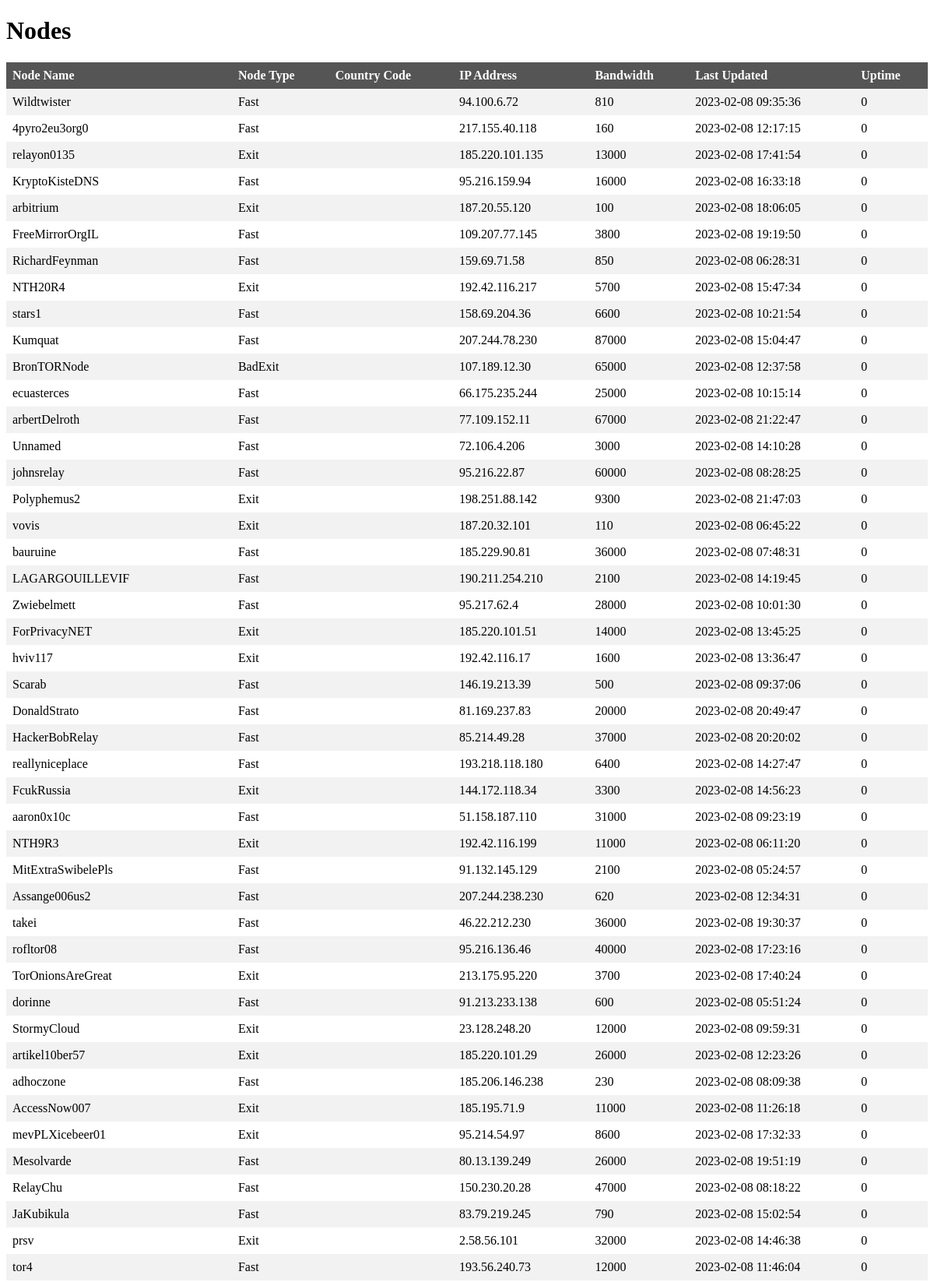
Screenshot of /nodes?page=2 (upper part) with the database file from the repository.
### tables this page shows
CREATE TABLE nodes (node_name TEXT NOT NULL,
                                                      node_type TEXT,
                                                      country_code TEXT NOT NULL,
                                                      IP_address TEXT NOT NULL,
                                                      bandwidth INT NOT NULL,
                                                      last_updated TEXT NOT NULL,
                                                      uptime INT NOT NULL);

### main.py (the view)
@app.route('/nodes')
def show_nodes():
    page = request.args.get('page', 1, type=int)
    per_page = request.args.get('per_page', 100, type=int)
    start = (page - 1) * per_page
    end = start + per_page
    conn = sqlite3.connect('tor_seach_engine.db')
    c = conn.cursor()
    c.execute('SELECT node_name, node_type, country_code, ip_address, bandwidth, last_updated, uptime FROM nodes LIMIT ? OFFSET ?', (per_page, start))
    nodes = c.fetchall()
    c.execute('SELECT COUNT(*) FROM nodes')
    total_rows = c.fetchone()[0]
    conn.close()
    total_pages = math.ceil(total_rows / per_page)
    return render_template('nodes.html', nodes=nodes, page=page, per_page=per_page, total_pages=total_pages, total_rows=total_rows)

### templates/nodes.html (shortened to what this page needs)
<!doctype html>
<html>
  <head>
  </head>
  <body>
    <h1>Nodes</h1>
    <table>
      <tr>
        <th>Node Name</th>
        <th>Node Type</th>
        <th>Country Code</th>
        <th>IP Address</th>
        <th>Bandwidth</th>
        <th>Last Updated</th>
        <th>Uptime</th>
      </tr>
      {% for node in nodes %}
      <tr>
        <td>{{ node[0] }}</td>
        <td>{{ node[1] }}</td>
        <td>{{ node[2] }}</td>
        <td>{{ node[3] }}</td>
        <td>{{ node[4] }}</td>
        <td>{{ node[5] }}</td>
        <td>{{ node[6] }}</td>
      </tr>
      {% endfor %}
    </table>
  </body>
</html>

### templates/nodes.html (style rules this page uses)
table { border-collapse: collapse; width: 100%; }
th, td { text-align: left; padding: 8px; }
th { background-color: #555; color: white; }
tr:nth-child(even) { background-color: #f2f2f2; }

### rows the page displays
nodes: node_name "Wildtwister", node_type "Fast", IP_address "94.100.6.72", bandwidth "810", last_updated "2023-02-08 09:35:36", uptime "0"
nodes: node_name "4pyro2eu3org0", node_type "Fast", IP_address "217.155.40.118", bandwidth "160", last_updated "2023-02-08 12:17:15", uptime "0"
nodes: node_name "relayon0135", node_type "Exit", IP_address "185.220.101.135", bandwidth "13000", last_updated "2023-02-08 17:41:54", uptime "0"
nodes: node_name "KryptoKisteDNS", node_type "Fast", IP_address "95.216.159.94", bandwidth "16000", last_updated "2023-02-08 16:33:18", uptime "0"
nodes: node_name "arbitrium", node_type "Exit", IP_address "187.20.55.120", bandwidth "100", last_updated "2023-02-08 18:06:05", uptime "0"
nodes: node_name "FreeMirrorOrgIL", node_type "Fast", IP_address "109.207.77.145", bandwidth "3800", last_updated "2023-02-08 19:19:50", uptime "0"
nodes: node_name "RichardFeynman", node_type "Fast", IP_address "159.69.71.58", bandwidth "850", last_updated "2023-02-08 06:28:31", uptime "0"
nodes: node_name "NTH20R4", node_type "Exit", IP_address "192.42.116.217", bandwidth "5700", last_updated "2023-02-08 15:47:34", uptime "0"
nodes: node_name "stars1", node_type "Fast", IP_address "158.69.204.36", bandwidth "6600", last_updated "2023-02-08 10:21:54", uptime "0"
nodes: node_name "Kumquat", node_type "Fast", IP_address "207.244.78.230", bandwidth "87000", last_updated "2023-02-08 15:04:47", uptime "0"
nodes: node_name "BronTORNode", node_type "BadExit", IP_address "107.189.12.30", bandwidth "65000", last_updated "2023-02-08 12:37:58", uptime "0"
nodes: node_name "ecuasterces", node_type "Fast", IP_address "66.175.235.244", bandwidth "25000", last_updated "2023-02-08 10:15:14", uptime "0"
nodes: node_name "arbertDelroth", node_type "Fast", IP_address "77.109.152.11", bandwidth "67000", last_updated "2023-02-08 21:22:47", uptime "0"
nodes: node_name "Unnamed", node_type "Fast", IP_address "72.106.4.206", bandwidth "3000", last_updated "2023-02-08 14:10:28", uptime "0"
nodes: node_name "johnsrelay", node_type "Fast", IP_address "95.216.22.87", bandwidth "60000", last_updated "2023-02-08 08:28:25", uptime "0"
nodes: node_name "Polyphemus2", node_type "Exit", IP_address "198.251.88.142", bandwidth "9300", last_updated "2023-02-08 21:47:03", uptime "0"
nodes: node_name "vovis", node_type "Exit", IP_address "187.20.32.101", bandwidth "110", last_updated "2023-02-08 06:45:22", uptime "0"
nodes: node_name "bauruine", node_type "Fast", IP_address "185.229.90.81", bandwidth "36000", last_updated "2023-02-08 07:48:31", uptime "0"
nodes: node_name "LAGARGOUILLEVIF", node_type "Fast", IP_address "190.211.254.210", bandwidth "2100", last_updated "2023-02-08 14:19:45", uptime "0"
nodes: node_name "Zwiebelmett", node_type "Fast", IP_address "95.217.62.4", bandwidth "28000", last_updated "2023-02-08 10:01:30", uptime "0"
nodes: node_name "ForPrivacyNET", node_type "Exit", IP_address "185.220.101.51", bandwidth "14000", last_updated "2023-02-08 13:45:25", uptime "0"
nodes: node_name "hviv117", node_type "Exit", IP_address "192.42.116.17", bandwidth "1600", last_updated "2023-02-08 13:36:47", uptime "0"
nodes: node_name "Scarab", node_type "Fast", IP_address "146.19.213.39", bandwidth "500", last_updated "2023-02-08 09:37:06", uptime "0"
nodes: node_name "DonaldStrato", node_type "Fast", IP_address "81.169.237.83", bandwidth "20000", last_updated "2023-02-08 20:49:47", uptime "0"
nodes: node_name "HackerBobRelay", node_type "Fast", IP_address "85.214.49.28", bandwidth "37000", last_updated "2023-02-08 20:20:02", uptime "0"
nodes: node_name "reallyniceplace", node_type "Fast", IP_address "193.218.118.180", bandwidth "6400", last_updated "2023-02-08 14:27:47", uptime "0"
nodes: node_name "FcukRussia", node_type "Exit", IP_address "144.172.118.34", bandwidth "3300", last_updated "2023-02-08 14:56:23", uptime "0"
nodes: node_name "aaron0x10c", node_type "Fast", IP_address "51.158.187.110", bandwidth "31000", last_updated "2023-02-08 09:23:19", uptime "0"
nodes: node_name "NTH9R3", node_type "Exit", IP_address "192.42.116.199", bandwidth "11000", last_updated "2023-02-08 06:11:20", uptime "0"
nodes: node_name "MitExtraSwibelePls", node_type "Fast", IP_address "91.132.145.129", bandwidth "2100", last_updated "2023-02-08 05:24:57", uptime "0"
nodes: node_name "Assange006us2", node_type "Fast", IP_address "207.244.238.230", bandwidth "620", last_updated "2023-02-08 12:34:31", uptime "0"
nodes: node_name "takei", node_type "Fast", IP_address "46.22.212.230", bandwidth "36000", last_updated "2023-02-08 19:30:37", uptime "0"
nodes: node_name "rofltor08", node_type "Fast", IP_address "95.216.136.46", bandwidth "40000", last_updated "2023-02-08 17:23:16", uptime "0"
nodes: node_name "TorOnionsAreGreat", node_type "Exit", IP_address "213.175.95.220", bandwidth "3700", last_updated "2023-02-08 17:40:24", uptime "0"
nodes: node_name "dorinne", node_type "Fast", IP_address "91.213.233.138", bandwidth "600", last_updated "2023-02-08 05:51:24", uptime "0"
nodes: node_name "StormyCloud", node_type "Exit", IP_address "23.128.248.20", bandwidth "12000", last_updated "2023-02-08 09:59:31", uptime "0"
nodes: node_name "artikel10ber57", node_type "Exit", IP_address "185.220.101.29", bandwidth "26000", last_updated "2023-02-08 12:23:26", uptime "0"
nodes: node_name "adhoczone", node_type "Fast", IP_address "185.206.146.238", bandwidth "230", last_updated "2023-02-08 08:09:38", uptime "0"
nodes: node_name "AccessNow007", node_type "Exit", IP_address "185.195.71.9", bandwidth "11000", last_updated "2023-02-08 11:26:18", uptime "0"
nodes: node_name "mevPLXicebeer01", node_type "Exit", IP_address "95.214.54.97", bandwidth "8600", last_updated "2023-02-08 17:32:33", uptime "0"
nodes: node_name "Mesolvarde", node_type "Fast", IP_address "80.13.139.249", bandwidth "26000", last_updated "2023-02-08 19:51:19", uptime "0"
nodes: node_name "RelayChu", node_type "Fast", IP_address "150.230.20.28", bandwidth "47000", last_updated "2023-02-08 08:18:22", uptime "0"
nodes: node_name "JaKubikula", node_type "Fast", IP_address "83.79.219.245", bandwidth "790", last_updated "2023-02-08 15:02:54", uptime "0"
nodes: node_name "prsv", node_type "Exit", IP_address "2.58.56.101", bandwidth "32000", last_updated "2023-02-08 14:46:38", uptime "0"
nodes: node_name "tor4", node_type "Fast", IP_address "193.56.240.73", bandwidth "12000", last_updated "2023-02-08 11:46:04", uptime "0"
